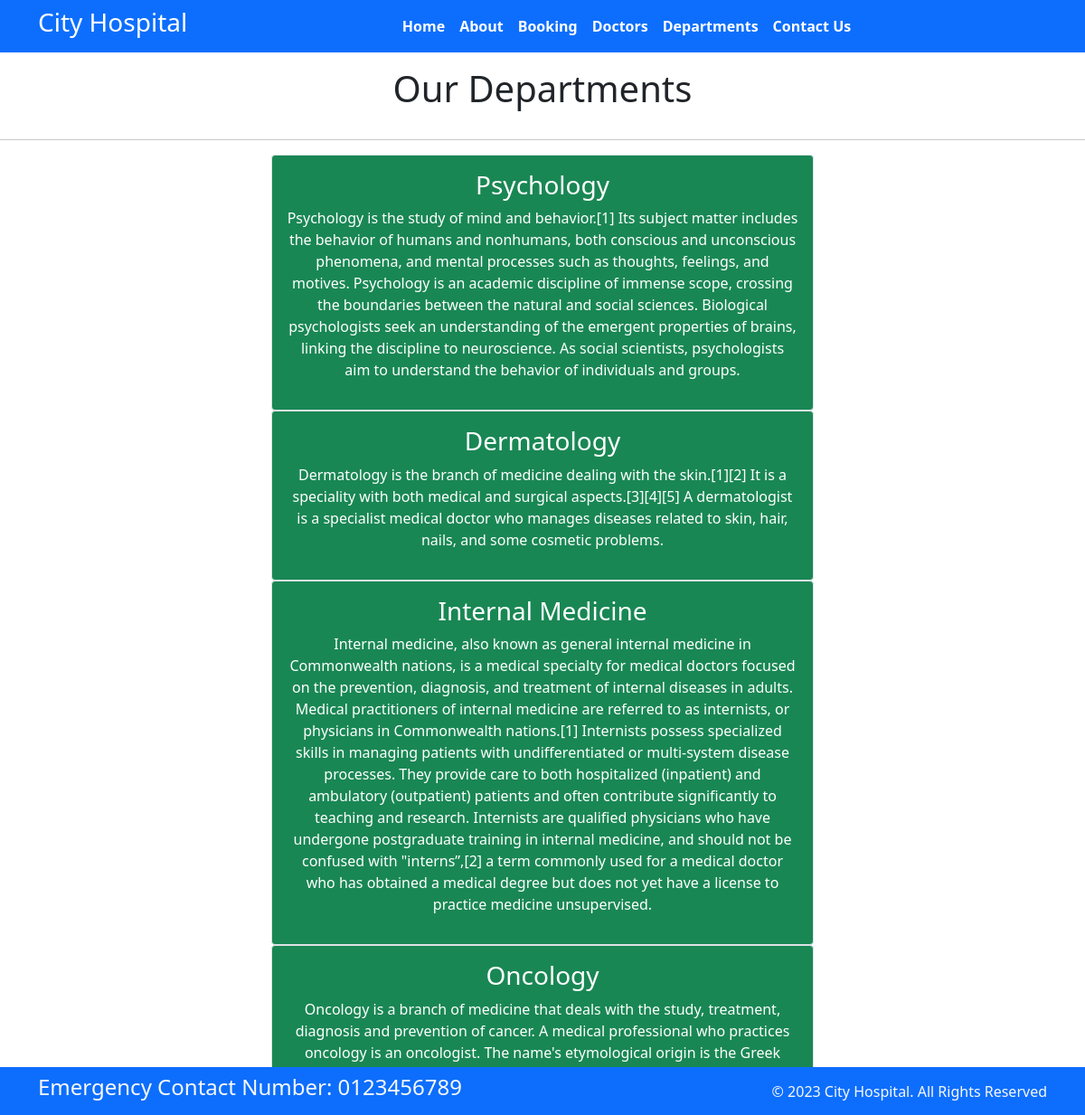
Screenshot of /department with the database file from the repository.
### home/models.py (models this page shows, shortened)
class Departments(models.Model):
    dep_name = models.CharField(max_length=100)
    dep_description = models.TextField()

### home/views.py (the view)
# urls.py: path('department', views.department, name='departments'),
def department(request):
    dict_dept = {
        'dept': Departments.objects.all()
    }
    return render(request, 'department.html', dict_dept)

### templates/department.html (shortened to what this page needs)
{% extends "base.html" %}
{% block content%}
<h1 class="text-center p-3"> Our Departments</h1>
<hr>
{% for d in dept %}
<div class="mx-auto w-50 bg-success text-center text-white p-3 border rounded">
    <h3>{{ d.dep_name}}</h1>
    <p>{{ d.dep_description}}</p>
</div>
{% endfor %}
{% endblock %}

### rows the page displays
Departments: dep_name "Psychology", dep_description "Psychology is the study of mind and behavior.[1] Its subject matter includes the behavior of humans and nonhumans, both conscious and unconscious phenomena, and mental processes such as thoughts, feelings, and motives. Psychology is an academic discipline of immense scope, crossing the boundaries between the natural and social sciences. Biological psychologists seek an understanding of the emergent properties of brains, linking the discipline to neuroscience. As social scientists, psychologists aim to understand the behavior of individuals and groups."
Departments: dep_name "Dermatology", dep_description "Dermatology is the branch of medicine dealing with the skin.[1][2] It is a speciality with both medical and surgical aspects.[3][4][5] A dermatologist is a specialist medical doctor who manages diseases related to skin, hair, nails, and some cosmetic problems."
Departments: dep_name "Internal Medicine", dep_description "Internal medicine, also known as general internal medicine in Commonwealth nations, is a medical specialty for medical doctors focused on the prevention, diagnosis, and treatment of internal diseases in adults. Medical practitioners of internal medicine are referred to as internists, or physicians in Commonwealth nations.[1] Internists possess specialized skills in managing patients with undifferentiated or multi-system disease processes. They provide care to both hospitalized (inpatient) and ambulatory (outpatient) patients and often contribute significantly to teaching and research. Internists are qualified physicians who have undergone postgraduate training in internal medicine, and…"
Departments: dep_name "Oncology", dep_description "Oncology is a branch of medicine that deals with the study, treatment, diagnosis and prevention of cancer. A medical professional who practices oncology is an oncologist. The name's etymological origin is the Greek…"
